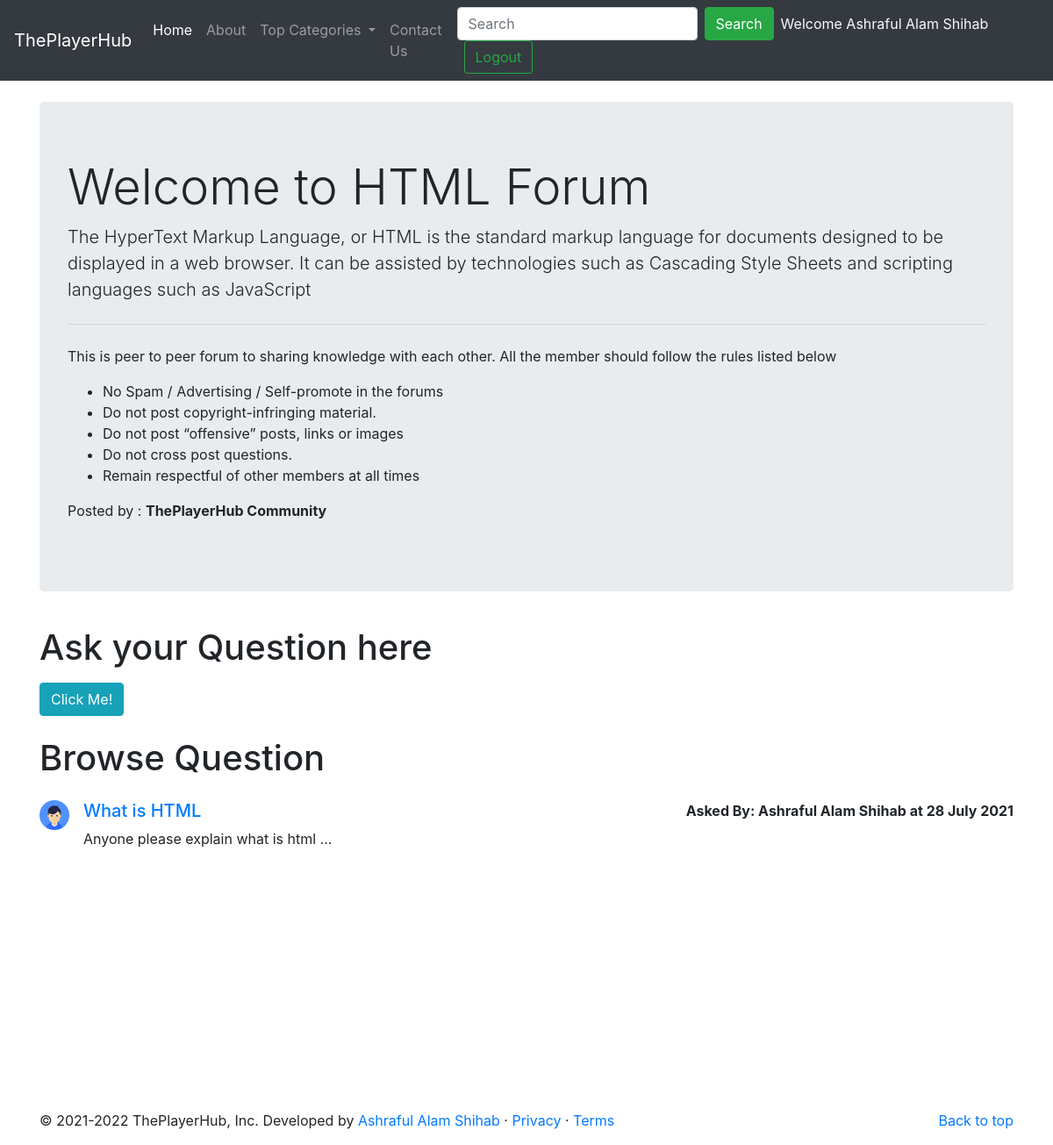
The app's page /theradsList.php?catid=101 (signed in) with its own data.
### tables this page shows
CREATE TABLE `categories` (
  `category_id` int(255) NOT NULL,
  `category_name` varchar(255) NOT NULL,
  `category_desc` varchar(255) NOT NULL,
  `time_stamp` datetime NOT NULL DEFAULT current_timestamp()
);

CREATE TABLE `therads` (
  `therad_id` int(255) NOT NULL,
  `therad_title` varchar(255) NOT NULL,
  `therad_desc` text NOT NULL,
  `therad_cate_id` int(255) DEFAULT NULL,
  `therad_user_id` int(255) NOT NULL,
  `timestamp` datetime NOT NULL DEFAULT current_timestamp()
);

CREATE TABLE `users` (
  `user_id` int(255) NOT NULL,
  `user_name` varchar(45) NOT NULL,
  `user_email` varchar(45) NOT NULL,
  `contact` varchar(29) NOT NULL,
  `password` varchar(255) NOT NULL,
  `token` varchar(255) NOT NULL,
  `acc_status` varchar(255) NOT NULL,
  `time` datetime NOT NULL DEFAULT current_timestamp()
);

### theradsList.php (the view, shortened to what this page needs)
<!doctype html>
<html lang="en">
<head>
    <link rel="stylesheet" href="https://cdn.jsdelivr.net/npm/bootstrap@4.5.3/dist/css/bootstrap.min.css"
>
</head>
<body>
    <?php include 'partials/_dbconnect.php' ?>
    <?php include 'partials/header.php' ?>
    <?php
    $id = $_GET['catid'];
    $sql = "SELECT * FROM `categories` WHERE category_id=$id";
    $result = mysqli_query($conn, $sql);
    while ($row = mysqli_fetch_assoc($result)) {
        $cate_name = $row['category_name'];
        $cate_desc = $row['category_desc'];
    }
    ?>
    <div class="container my-4">
        <div class="jumbotron">
            <h1 class="display-4">Welcome to <?php echo $cate_name; ?> Forum</h1>
            <p class="lead"><?php echo $cate_desc; ?></p>
            <hr class="my-4">
            <p>This is peer to peer forum to sharing knowledge with each other. All the member should follow the rules
                listed below</p>
            <ul>
                <li>No Spam / Advertising / Self-promote in the forums</li>
                <li>Do not post copyright-infringing material.</li>
                <li>Do not post “offensive” posts, links or images</li>
                <li>Do not cross post questions.</li>
                <li>Remain respectful of other members at all times</li>
            </ul>
            <p>Posted by : <b>ThePlayerHub Community</b></p>
        </div>
    </div>
    <?php
   if(isset($_SESSION['loggedin']) && $_SESSION['loggedin'] == true){
    echo'<div class="container">
    <h1 class="py-2">Ask your Question here</h1>
        <p>
            <button class="btn btn-info" type="button" data-toggle="collapse" data-target="#collapseExample"
                aria-expanded="false" aria-controls="collapseExample">
                Click Me!
            </button>
        </p>
        <div class="collapse" id="collapseExample">
            <div class="card card-body">
                <form action=" '. $_SERVER["REQUEST_URI"] .'" method="post">
                    <div class="form-group">
                        <label for="exampleInputEmail1"><strong>Title</strong></label>
                        <input type="text" class="form-control" id="title" name="title" aria-describedby="emailHelp" required>
                        <small id="emailHelp" class="form-text text-muted">Keep your title as crisp as possible.</small>
                    </div>
                    <div class="form-group">
                        <label for="exampleFormControlTextarea1"><strong>Description</strong></label>
                        <textarea class="form-control" id="desc" name="desc" rows="3" required></textarea>
                        <input type="hidden" name="user_id" value="'.$_SESSION["user_id"].'">
                    </div>
                    <button type="submit" class="btn btn-success">Submit</button>
                </form>
            </div>
        </div>
    </div>';
  }
    ?>
    <div class="container" id="question-container">
        <h1 class="py-2">Browse Question</h1>
        <?php
        $id = $_GET['catid'];
        $sql = "SELECT * FROM `therads` WHERE therad_cate_id=$id";
        $result = mysqli_query($conn, $sql);
        while ($row = mysqli_fetch_assoc($result)) {
            $theard_id = $row['therad_id'];
            $theard_user_id = $row['therad_user_id'];
            $ttile = $row['therad_title'];
            $desc = $row['therad_desc'];
            $post_time = $row['timestamp'];
            $stTime = strtotime($post_time);
            $sqlForUser = "SELECT user_name FROM `users` WHERE user_id='$theard_user_id'";
            $getResult = mysqli_query($conn, $sqlForUser);
            $row2 = mysqli_fetch_assoc($getResult);
            echo '<div class="media my-3">
            <img src="img/user.png" class="mr-3" width="34px" alt="...">
            <div class="media-body">
                <h5 class="mt-0"><a href="therads.php?theradid='.$theard_id.'">'.$ttile.'</a></h5>
                '.substr($desc, 0, 40) .'...
            </div><p class="font-weight-bold my-0">Asked By: '. $row2['user_name'].' at '.date('j F Y', $stTime).'</p>
        </div>';
    }
    ?>
    </div>
    <?php include 'partials/footer.php' ?>
</body>
</html>

### theradsList.php (style rules this page uses)
#question-container { min-height: 433px; }

### records on screen
categories: category_name "HTML", category_desc "The HyperText Markup Language, or HTML is the standard markup language for documents designed to be displayed in a web browser. It can be assisted by technologies such as Cascading Style Sheets and scripting languages such as JavaScript"
therads: therad_title "What is HTML", therad_desc "Anyone please explain what is html", users.user_name "Ashraful Alam Shihab", timestamp "28 July 2021"

### other values on screen
$_SESSION['username'] "Ashraful Alam Shihab"
